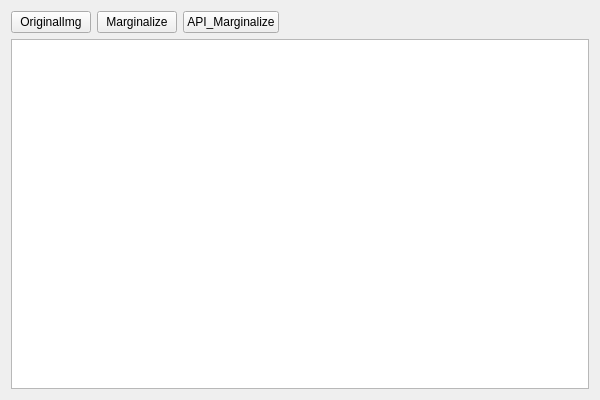
<?xml version="1.0" encoding="UTF-8"?>
<ui version="4.0">
 <class>MarginalizeWithCVClass</class>
 <widget class="QWidget" name="MarginalizeWithCVClass">
  <property name="geometry">
   <rect>
    <x>0</x>
    <y>0</y>
    <width>600</width>
    <height>400</height>
   </rect>
  </property>
  <property name="windowTitle">
   <string>MarginalizeWithCV</string>
  </property>
  <layout class="QGridLayout" name="gridLayout">
   <item row="0" column="0">
    <widget class="QPushButton" name="pushButton">
     <property name="text">
      <string>OriginalImg</string>
     </property>
    </widget>
   </item>
   <item row="0" column="3">
    <spacer name="horizontalSpacer">
     <property name="orientation">
      <enum>Qt::Horizontal</enum>
     </property>
     <property name="sizeHint" stdset="0">
      <size>
       <width>40</width>
       <height>20</height>
      </size>
     </property>
    </spacer>
   </item>
   <item row="1" column="0" colspan="4">
    <widget class="pGraphicsViewer" name="graphicsView"/>
   </item>
   <item row="0" column="1">
    <widget class="QPushButton" name="pushButton_2">
     <property name="text">
      <string>Marginalize</string>
     </property>
    </widget>
   </item>
   <item row="0" column="2">
    <widget class="QPushButton" name="pushButton_3">
     <property name="text">
      <string>API_Marginalize</string>
     </property>
    </widget>
   </item>
  </layout>
 </widget>
 <layoutdefault spacing="6" margin="11"/>
 <customwidgets>
  <customwidget>
   <class>pGraphicsViewer</class>
   <extends>QGraphicsView</extends>
   <header>../GraphicsViewer/pGraphicsViewer.h</header>
  </customwidget>
 </customwidgets>
 <resources>
  <include location="MarginalizeWithCV.qrc"/>
 </resources>
 <connections/>
</ui>
